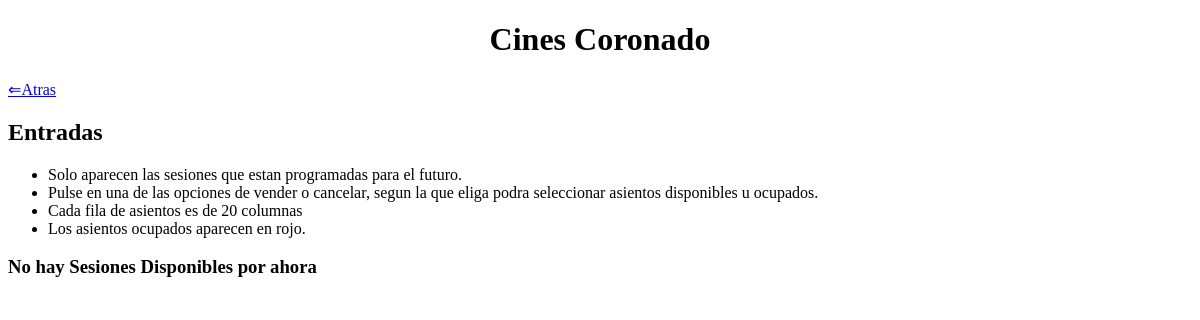
The app's page /entradas.php, older data.
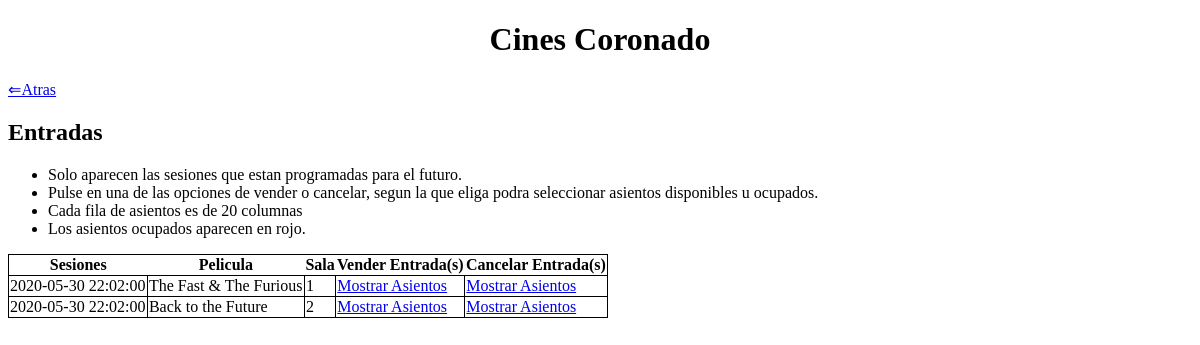
The same page, newer data.
### tables this page shows
CREATE TABLE `sesion` (
  `fecha` datetime NOT NULL,
  `id_sala` int(11) NOT NULL,
  `id_peli` int(11) NOT NULL,
  `precio` float NOT NULL,
  `total_venta` int(11) NOT NULL DEFAULT 0,
  `cancelado` int(11) NOT NULL DEFAULT 0
);

### includes/DAOs/DAO.php (called while the page is built, shortened)
<?php
class DAO {
    private $mysqli = null;
    public function __construct(){
        if(!$this->mysqli){
            $this->mysqli = new mysqli("localhost", "root", "", "cine_php");
        }
    }
    protected function consultar($sql){
        if ($sql != "") {
            $consulta = $this->mysqli->query($sql) or die ($this->mysqli->error. " en la línea ".(__LINE__-1));
            $tablaDatos = array();
            if (substr($sql, 0, 6) == "SELECT") {
                if ($consulta) {
                    while ($fila = mysqli_fetch_assoc($consulta)){
                        array_push($tablaDatos, $fila);
                    }
                }
            }
            return $tablaDatos;
        }
        else {
            return 0;
        }
    }
}
?>

### includes/controller.php (called while the page is built, shortened)
<?php
require_once(__DIR__ . '/DAOs/peliculaDAO.php');
require_once(__DIR__ . '/DAOs/sesionesDAO.php');
class controller{
    private $peliculaDAO;
    private $sesionDAO;
    private static $instance = null;
    public function __construct(){
        $this->peliculaDAO = new peliculaDAO();
        $this->sesionDAO = new sesionesDAO();
    }
     public static function getInstance() {
        if (null === self::$instance) {
            self::$instance = new self();
        }
        return self::$instance;
    }
    public function selectSesion($col = "", $cond = ""){
        return $this->sesionDAO->select($col, $cond);
    }
    public function selectPeliculas($col = "", $cond = ""){
        return $this->peliculaDAO->select($col, $cond);
    }
}

### includes/config.php (called while the page is built, shortened)
<?php
require_once __DIR__.'/controller.php';
$ctrl = controller::getInstance();
?>

### includes/DAOs/sesionesDAO.php (called while the page is built, shortened)
<?php
require_once(__DIR__.'/DAO.php');
class sesionesDAO extends DAO
{
    public function select($col, $cond){
        $query = "";
        if ($col == "") {
            $col = "*";
        }
        if ($cond == "") {
            $query = "SELECT ".$col." FROM sesion";
        }
        else {
            $query = "SELECT ".$col." FROM sesion WHERE ".$cond;
        }
        return $this->consultar($query);
    }
}
?>

### includes/DAOs/peliculaDAO.php (called while the page is built, shortened)
<?php
require_once(__DIR__.'/DAO.php');
class peliculaDAo extends DAO
{
    public function select($col, $cond){
        $query = "";
        if ($cond == "") {
            $query = "SELECT ".$col." FROM pelicula";
        }
        else {
            $query = "SELECT ".$col." FROM pelicula WHERE ".$cond;
        }
        return $this->consultar($query);
    }
}
?>

### entradas.php (the view, shortened to what this page needs)
<?php
    require_once 'includes/config.php';
?>
<!DOCTYPE html>
<html>
<head>
</head>
<body>
	<h1 align="center">Cines Coronado</h1>
	<a href="index.php"> ⇐Atras </a>
	<h2>Entradas</h2>
	<ul>
		<li>Solo aparecen las sesiones que estan programadas para el futuro.</li>
		<li>Pulse en una de las opciones de vender o cancelar, segun la que eliga podra seleccionar asientos disponibles u ocupados.</li>
		<li>Cada fila de asientos es de 20 columnas</li>
		<li>Los asientos ocupados aparecen en rojo.</li>
	</ul>
	<?php
	$arr = $ctrl->selectSesion('',"fecha > '".date("Y-m-d H:i:s", time())."' ORDER BY id_peli");
	if (count($arr) > 0) {
	    $pelis_sesion= $ctrl->selectSesion('id_peli',"fecha > '".date("Y-m-d H:i:s", time())."' GROUP BY id_peli");
	    $pelis_nombres = array();
	    foreach ($pelis_sesion as $valor) {
	        $aux = $ctrl->selectPeliculas('nombre', "id=".$valor['id_peli']);
	        $pelis_nombres[$valor['id_peli']] = $aux[0]['nombre'];
	    }
	    echo
	    '<table>
        <tr> <th>Sesiones</th> <th>Pelicula</th> <th>Sala</th> <th>Vender Entrada(s)</th> <th>Cancelar Entrada(s)</th> </tr>';
	    foreach ($arr as $valor)
	    {
	        echo
	        '<tr>
	    <td>'.$valor['fecha'].'</td>
        <td>'.$pelis_nombres[$valor['id_peli']].'</td>
        <td>'.$valor['id_sala'].'</td>
	    <td>'.'<a href="entradas.php
        ?vender=1&fecha='.$valor['fecha'].'&sala='.$valor['id_sala'].'&peli='.$pelis_nombres[$valor['id_peli']].'">
            Mostrar Asientos
        </a>'.'</td>
        <td>'.'<a href="entradas.php
        ?vender=0&fecha='.$valor['fecha'].'&sala='.$valor['id_sala'].'&peli='.$pelis_nombres[$valor['id_peli']].'">
            Mostrar Asientos
        </a>'.'</td>
	    </tr>';
	    }
	    echo '</table>';
	}
	else {
	    echo '<h3>No hay Sesiones Disponibles por ahora</h3>';
	}
    ?>
</body>
</html>

Row changes from the older to the newer data that the page shows:
added sesion: fecha "2020-05-30 22:02:00", id_peli "The Fast & The Furious", id_sala "1"
added sesion: fecha "2020-05-30 22:02:00", id_peli "Back to the Future", id_sala "2"
Text that changed along with them:
text no longer shown: "No hay Sesiones Disponibles por ahora"
text now shown: "Sesiones Pelicula Sala Vender Entrada(s) Cancelar Entrada(s)"
